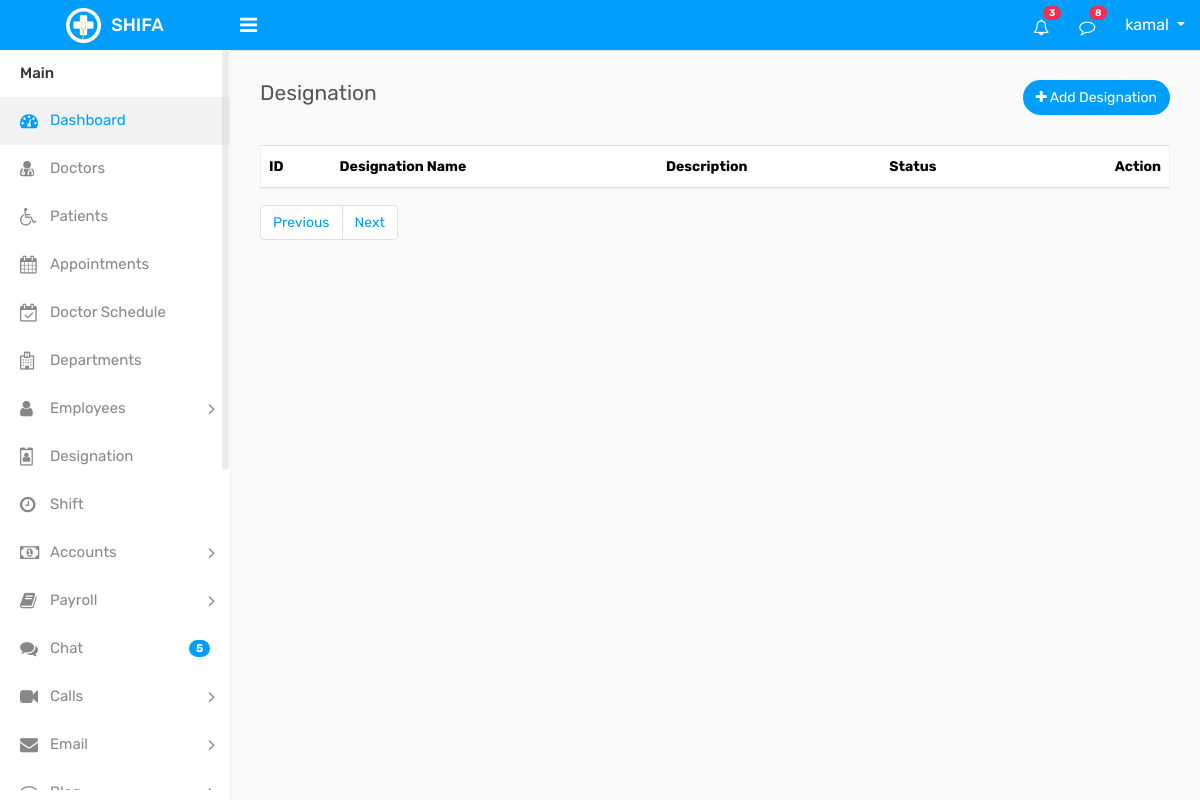
The page /designation/designation.php (signed in) on the database as committed earlier.
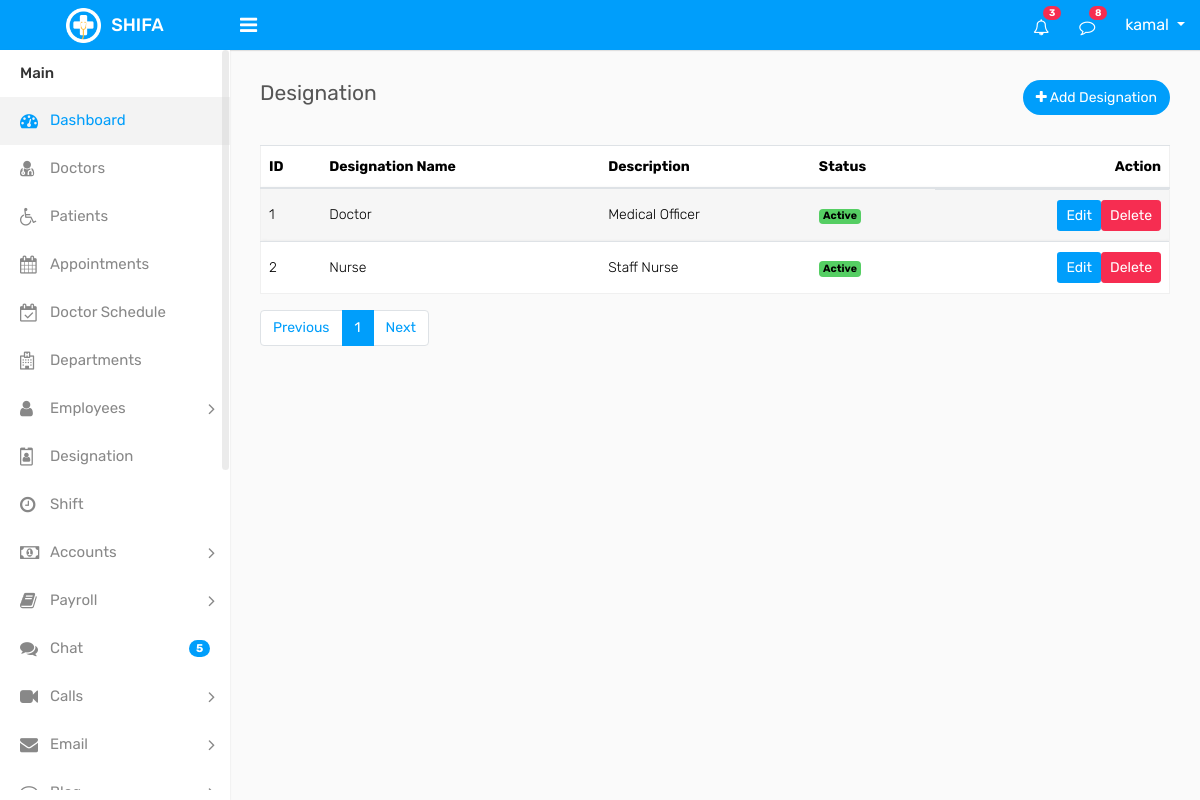
The same page on the database as committed later.
### tables this page shows
CREATE TABLE `designation` (
  `id` int(11) NOT NULL,
  `designation_name` varchar(100) DEFAULT NULL,
  `description` varchar(255) DEFAULT NULL,
  `status` int(2) NOT NULL COMMENT '0=inactive, 1=active',
  `created_at` timestamp NULL DEFAULT NULL,
  `updated_at` timestamp NULL DEFAULT NULL,
  `deleted_at` datetime DEFAULT NULL
);

### crud/crud_class.php (called while the page is built, shortened)
<?php
class crud_class{
    private $host = "localhost";
    private $username = "root";
    private $password = "";
    private $database = "shifa";
    public $conn;
    public function __construct(){
        $this->conn = new mysqli($this->host, $this->username, $this->password, $this->database);
    }
    public function common_select($table, $columns = "*", $where = [],$where_condition = "AND", $order_by = "",
        $sort_order = "ASC",$limit = "",$offset = ""){
        $result=[
            "status"=>false,
            "data"=>[],
            "message"=>""
        ];
        $sql = "SELECT $columns FROM $table";
        if(!empty($where)){
            $where_clauses = [];
            foreach($where as $column => $value){
                $where_clauses[] = "$table" . "." . "$column = '" . $this->conn->real_escape_string($value) . "'";
            }
            $sql .= " WHERE " . implode(" $where_condition ", $where_clauses);
            $sql .= " AND deleted_at IS NULL";
        }else{
            $sql .= " WHERE deleted_at IS NULL";
        }
        if(!empty($order_by)){
            $sql .= " ORDER BY $order_by $sort_order";
        }
        if(!empty($limit)){
            $sql .= " LIMIT $limit";
        }
        $rs = $this->conn->query($sql);
        if($rs->num_rows > 0){
            $result["status"] = true;
            $result["message"] = "Records found";
            while($row = $rs->fetch_object()){
                $result["data"][] = $row;
            }
            return $result;
        } else {
            $result["message"] = "No records found";
            return $result;
        }
    }
    public function number_of_records($table){
        $sql = "SELECT COUNT(*) as total FROM $table";
        $rs = $this->conn->query($sql);
        if($rs->num_rows > 0){
            $row = $rs->fetch_object();
            return $row->total;
        } else {
            return 0;
        }
    }
}

### component/connection.php (called while the page is built, shortened)
<?php
    $base_url = "http://localhost/shifa/";
    require_once  ($_SERVER['DOCUMENT_ROOT'] . "/shifa/crud/crud_class.php");
    $crud = new crud_class();
?>

### designation/designation.php (the view, shortened to what the changed rows need)
<?php require_once "../component/header.php"; ?>
<?php require_once "../component/sidebar.php"; ?>
        <div class="page-wrapper">
            <div class="content">
                <div class="row">
                    <div class="col-md-12">
                        <div class="table-responsive">
                            <table class="table table-striped custom-table mb-0 datatable">
                                <thead>
                                    <tr>
                                        <th>ID</th>
                                        <th>Designation Name</th>
                                        <th>Description</th>
                                        <th>Status</th>
                                        <th class="text-right">Action</th>
                                    </tr>
                                </thead>
                                <tbody>
                                    <tr>
                                        <?php
                                        if(isset($_GET['page']) && is_numeric($_GET['page'])){
                                            $page = (int)$_GET['page'];
                                        } else {
                                            $page = 1;
                                        }
                                        $designation = $crud->common_select("designation",'*',[],'AND','id','ASC',10,($page-1)*10);
                                        if($designation['status']){
                                        foreach ($designation['data'] as $designation) { ?>
                                        <td><?= $designation->id ?></td>
                                        <td><?= $designation->designation_name ?></td>
                                        <td><?= $designation->description ?></td>
                                        <td>
                                            <?php if ($designation->status == '1') { ?>
                                            <span class="badge bg-success">Active</span>
                                            <?php } else { ?>
                                            <span class="badge bg-danger">Inactive</span>
                                            <?php } ?>
                                        </td>
                                        <td class="d-flex justify-content-end">
                                            <a href="<?= $base_url ?>designation/edit_designation.php?id=<?= $designation->id ?>" class="btn btn-sm btn-primary mb-2 mb-lg-0 me-0 me-lg-2">Edit</a>
                                            <a onclick="return confirm('Are you sure you want to delete this designation?');" href="<?= $base_url ?>designation/delete_designation.php?id=<?= $designation->id ?>" class="btn btn-sm btn-danger">Delete</a>
                                        </td>
                                    </tr>
                                            <?php } } ?>
                                </tbody>
                            </table>
                        </div>
                        <div class="pb-3 ps-3 mt-3 d-flex justify-content-center justify-content-md-between justify-content-lg-between flex-wrap flex-md-nowrap">
                <nav aria-label="Page navigation" class="mb-3 mb-md-0 mb-lg-0">
                  <?php
                      $total_records = $crud->number_of_records("designation");
                      $records_per_page = 10;
                      $total_pages = ceil($total_records / $records_per_page);
                  ?>
                  <ul class="pagination">
                    <?php for ($i = 1; $i <= $total_pages; $i++) { ?>
                      <li class="page-item <?= ($i == $page) ? 'active' : '' ?>"><a class="page-link" href="<?= $base_url ?>departments/departments.php?page=<?= $i ?>"><?= $i ?></a></li>
                    <?php } ?>
                  </ul>
              </nav>
            </div>
        </div>
    </div>
</div>
        </div>
    </div>
<?php require_once "../component/footer.php"; ?>

Rows that differ between the two databases and show on the page:
added designation: id "1", designation_name "Doctor", description "Medical Officer", status "Active"
added designation: id "2", designation_name "Nurse", description "Staff Nurse", status "Active"
Other text that changed with them:
new list line: "1"
